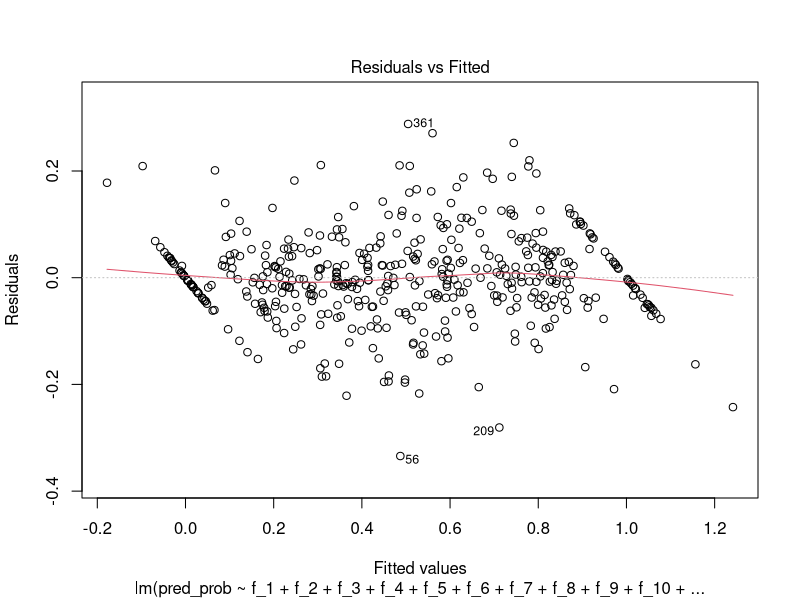
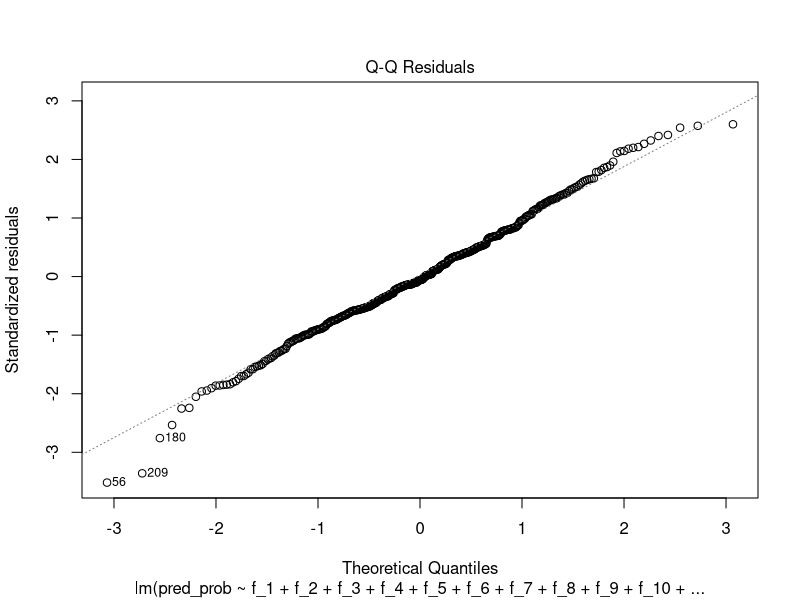
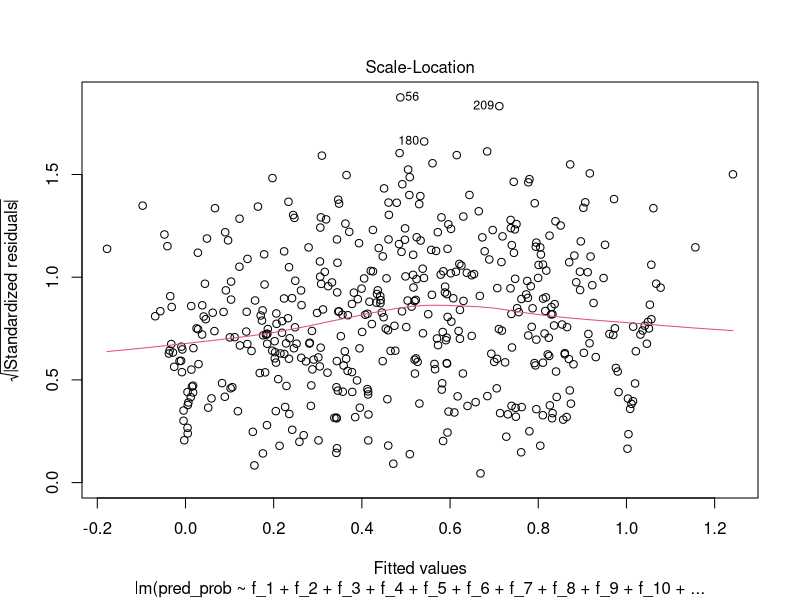
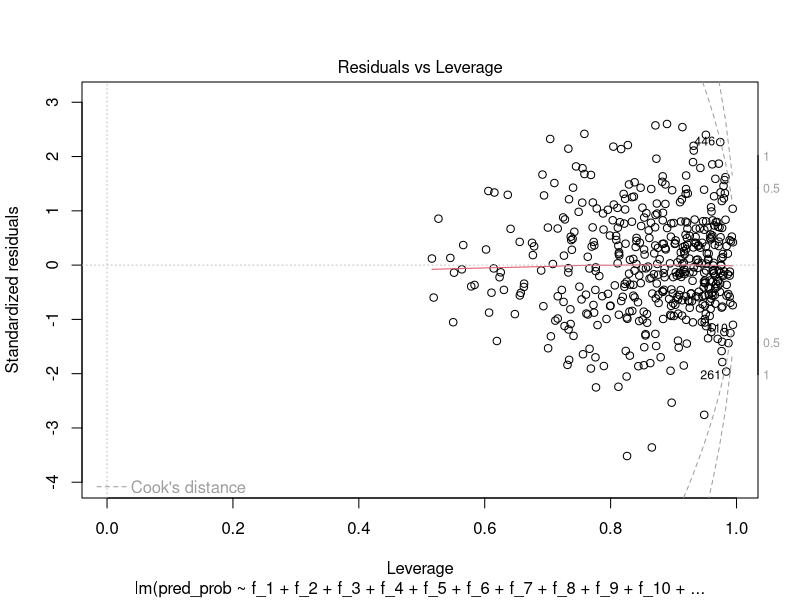
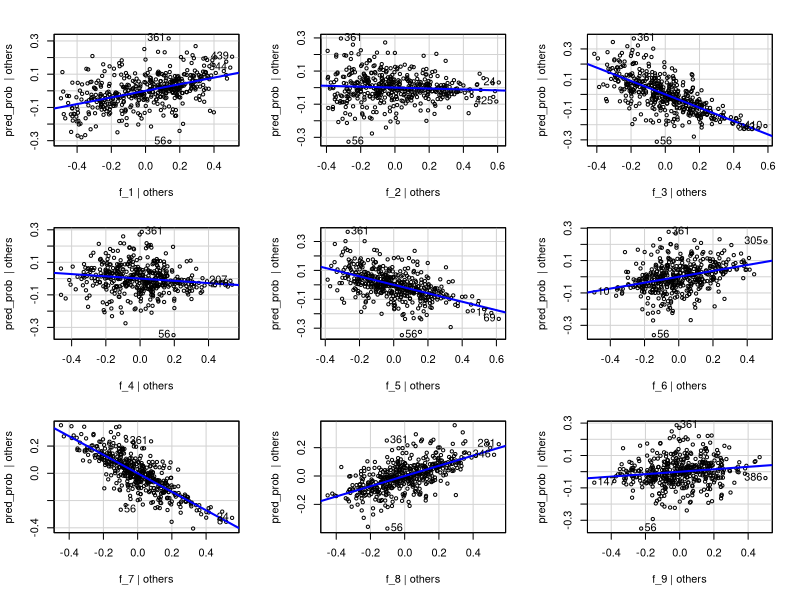
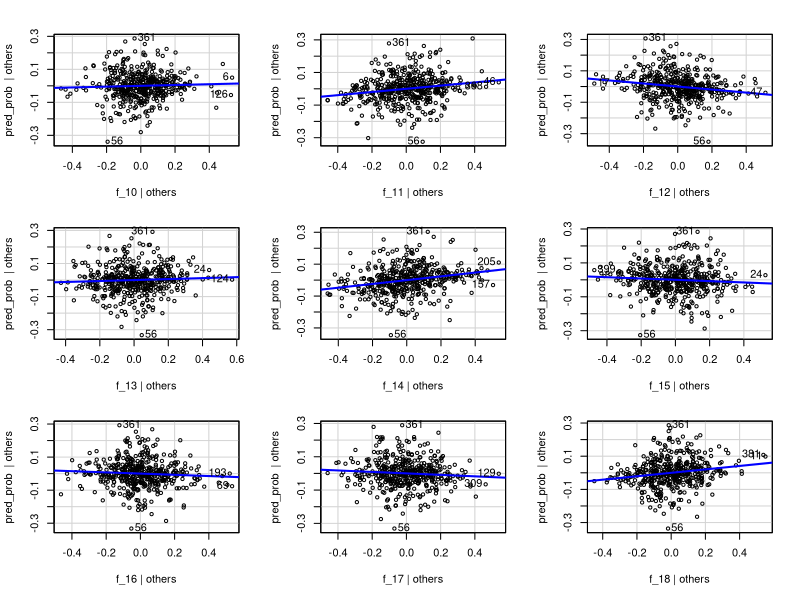
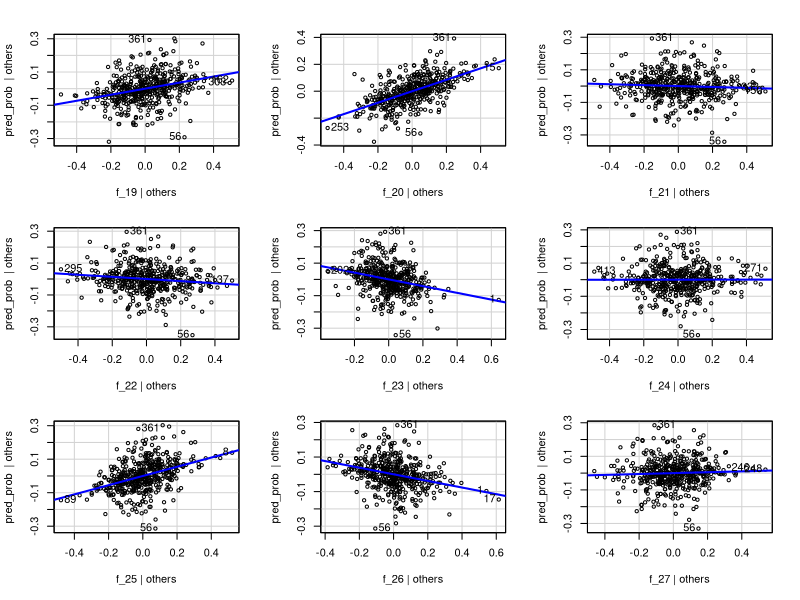
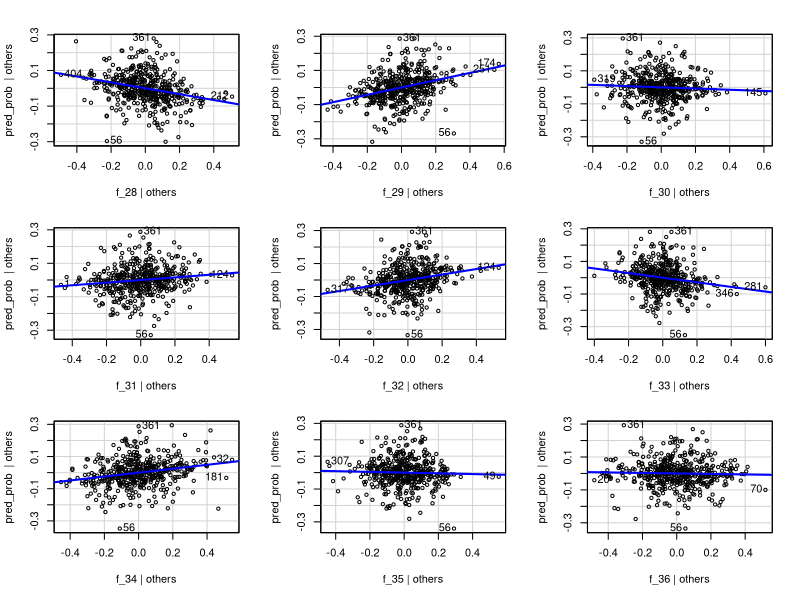

Write R code to recreate these figures, in order. (Note: this script raises an error after producing the figures.)
## ---- chunk 1
knitr::opts_chunk$set(echo = TRUE)
## ---- chunk 2
# Load the required libraries
library(tidyverse)
library(caret)
library(MASS)
library(car)


## ---- chunk 3
# Load the dataset
data <- read.csv("pca_data_400_d7.csv")  # Update with the actual CSV file name

# Display the structure of the loaded data
str(data)

## ---- chunk 4
# Load the dplyr package for data manipulation
library(dplyr)

# Normalize each feature to the range [0, 1]
normalized_data <- data %>%
  mutate(across(starts_with("f"), ~ (.-min(.)) / (max(.) - min(.))))

# Display the first few rows of the normalized data
head(normalized_data)


## ---- chunk 5
col_name <- NULL;
for (i in 1:400) {
  
  col_name <-  paste0(col_name,"f_", i,"+")
  #data[, col_name] <- boxcox(data[, paste0("Feature_", i)], lambda = NULL)$x
}
cat(col_name)
## ---- chunk 6
model_2  = lm(pred_prob ~ f_1+f_2+f_3+f_4+f_5+f_6+f_7+f_8+f_9+f_10+f_11+f_12+f_13+f_14+f_15+f_16+f_17+f_18+f_19+f_20+f_21+f_22+f_23+f_24+f_25+f_26+f_27+f_28+f_29+f_30+f_31+f_32+f_33+f_34+f_35+f_36+f_37+f_38+f_39+f_40+f_41+f_42+f_43+f_44+f_45+f_46+f_47+f_48+f_49+f_50+f_51+f_52+f_53+f_54+f_55+f_56+f_57+f_58+f_59+f_60+f_61+f_62+f_63+f_64+f_65+f_66+f_67+f_68+f_69+f_70+f_71+f_72+f_73+f_74+f_75+f_76+f_77+f_78+f_79+f_80+f_81+f_82+f_83+f_84+f_85+f_86+f_87+f_88+f_89+f_90+f_91+f_92+f_93+f_94+f_95+f_96+f_97+f_98+f_99+f_100+f_101+f_102+f_103+f_104+f_105+f_106+f_107+f_108+f_109+f_110+f_111+f_112+f_113+f_114+f_115+f_116+f_117+f_118+f_119+f_120+f_121+f_122+f_123+f_124+f_125+f_126+f_127+f_128+f_129+f_130+f_131+f_132+f_133+f_134+f_135+f_136+f_137+f_138+f_139+f_140+f_141+f_142+f_143+f_144+f_145+f_146+f_147+f_148+f_149+f_150+f_151+f_152+f_153+f_154+f_155+f_156+f_157+f_158+f_159+f_160+f_161+f_162+f_163+f_164+f_165+f_166+f_167+f_168+f_169+f_170+f_171+f_172+f_173+f_174+f_175+f_176+f_177+f_178+f_179+f_180+f_181+f_182+f_183+f_184+f_185+f_186+f_187+f_188+f_189+f_190+f_191+f_192+f_193+f_194+f_195+f_196+f_197+f_198+f_199+f_200+f_201+f_202+f_203+f_204+f_205+f_206+f_207+f_208+f_209+f_210+f_211+f_212+f_213+f_214+f_215+f_216+f_217+f_218+f_219+f_220+f_221+f_222+f_223+f_224+f_225+f_226+f_227+f_228+f_229+f_230+f_231+f_232+f_233+f_234+f_235+f_236+f_237+f_238+f_239+f_240+f_241+f_242+f_243+f_244+f_245+f_246+f_247+f_248+f_249+f_250+f_251+f_252+f_253+f_254+f_255+f_256+f_257+f_258+f_259+f_260+f_261+f_262+f_263+f_264+f_265+f_266+f_267+f_268+f_269+f_270+f_271+f_272+f_273+f_274+f_275+f_276+f_277+f_278+f_279+f_280+f_281+f_282+f_283+f_284+f_285+f_286+f_287+f_288+f_289+f_290+f_291+f_292+f_293+f_294+f_295+f_296+f_297+f_298+f_299+f_300+f_301+f_302+f_303+f_304+f_305+f_306+f_307+f_308+f_309+f_310+f_311+f_312+f_313+f_314+f_315+f_316+f_317+f_318+f_319+f_320+f_321+f_322+f_323+f_324+f_325+f_326+f_327+f_328+f_329+f_330+f_331+f_332+f_333+f_334+f_335+f_336+f_337+f_338+f_339+f_340+f_341+f_342+f_343+f_344+f_345+f_346+f_347+f_348+f_349+f_350+f_351+f_352+f_353+f_354+f_355+f_356+f_357+f_358+f_359+f_360+f_361+f_362+f_363+f_364+f_365+f_366+f_367+f_368+f_369+f_370+f_371+f_372+f_373+f_374+f_375+f_376+f_377+f_378+f_379+f_380+f_381+f_382+f_383+f_384+f_385+f_386+f_387+f_388+f_389+f_390+f_391+f_392+f_393+f_394+f_395+f_396+f_397+f_398+f_399+f_400, data = normalized_data)
summary(model_2)
## ---- chunk 7

plot(model_2)
## ---- chunk 8

residuals <- residuals(model_2)

# Create the AV plot
avPlots(model_2)

# Create the CR plot
crPlots(model_2)

## ---- chunk 9
# Apply Box-Cox transformation to the target variable (response) if needed
# For example, if you have a response variable named 'y', you can transform it like this:
# data$y_transformed <- boxcox(data$y, lambda = NULL)
# Uncomment and modify the above line based on your data

# Apply Box-Cox transformation to the features
# Assuming the transformed features are named 'Feature_1_transformed', ..., 'Feature_10_transformed'

boxcox(data[, paste0("Feature_1")], lambda = NULL)
for (i in 1:10) {
  boxcox(data[, paste0("Feature_", i)], lambda = NULL)
  #col_name <- paste0("Feature_", i, "_transformed")
  #data[, col_name] <- boxcox(data[, paste0("Feature_", i)], lambda = NULL)$x
}

# Define the list of transformed feature names
transformed_feature_names <- paste0("Feature_", 1:10, "_transformed")  # Adjust the range as needed

# Construct the formula for MLR
formula <- reformulate(transformed_feature_names, response = "y")

# Perform Multiple Linear Regression (MLR) using the transformed features
model <- lm(formula, data = data)

# Display the summary of the MLR model
summary(model)


## ---- chunk 10
model3  = lm(pred_prob ~ f_1+f_2+f_3+f_4+f_5+f_6+f_7+f_8+f_9+f_10+f_11+f_12+f_13+f_14+f_15+f_16+f_17+f_18+f_19+f_20+f_21+f_22+f_23+f_24+f_25+f_26+f_27+f_28+f_29+f_30+f_31+f_32+f_33+f_34+f_35+f_36+f_37+f_38+f_39+f_40+f_41+f_42+f_43+f_44+f_45+f_46+f_47+f_48+f_49+f_50+f_51+f_52+f_53+f_54+f_55+f_56+f_57+f_58+f_59+f_60+f_61+f_62+f_63+f_64+f_65, data = normalized_data)
summary(model3)
## ---- chunk 11
model4  = lm(pred_prob ~ f_250+f_251+f_252+f_253+f_254+f_255+f_256+f_257+f_258+f_259+f_260+f_261+f_262+f_263+f_264+f_265+f_266+f_267+f_268+f_269+f_270+f_271+f_272+f_273+f_274+f_275+f_276+f_277+f_278+f_279+f_280+f_281+f_282+f_283+f_284+f_285+f_286+f_287+f_288+f_289+f_290+f_291+f_292+f_293+f_294+f_295+f_296+f_297+f_298+f_299+f_300+f_301+f_302+f_303+f_304+f_305+f_306+f_307+f_308+f_309+f_310+f_311+f_312+f_313+f_314+f_315+f_316+f_317+f_318+f_319+f_320+f_321+f_322+f_323+f_324+f_325+f_326+f_327+f_328+f_329+f_330+f_331+f_332+f_333+f_334+f_335+f_336+f_337+f_338+f_339+f_340+f_341+f_342+f_343+f_344+f_345+f_346+f_347+f_348+f_349+f_350, data = normalized_data)
summary(model4)
